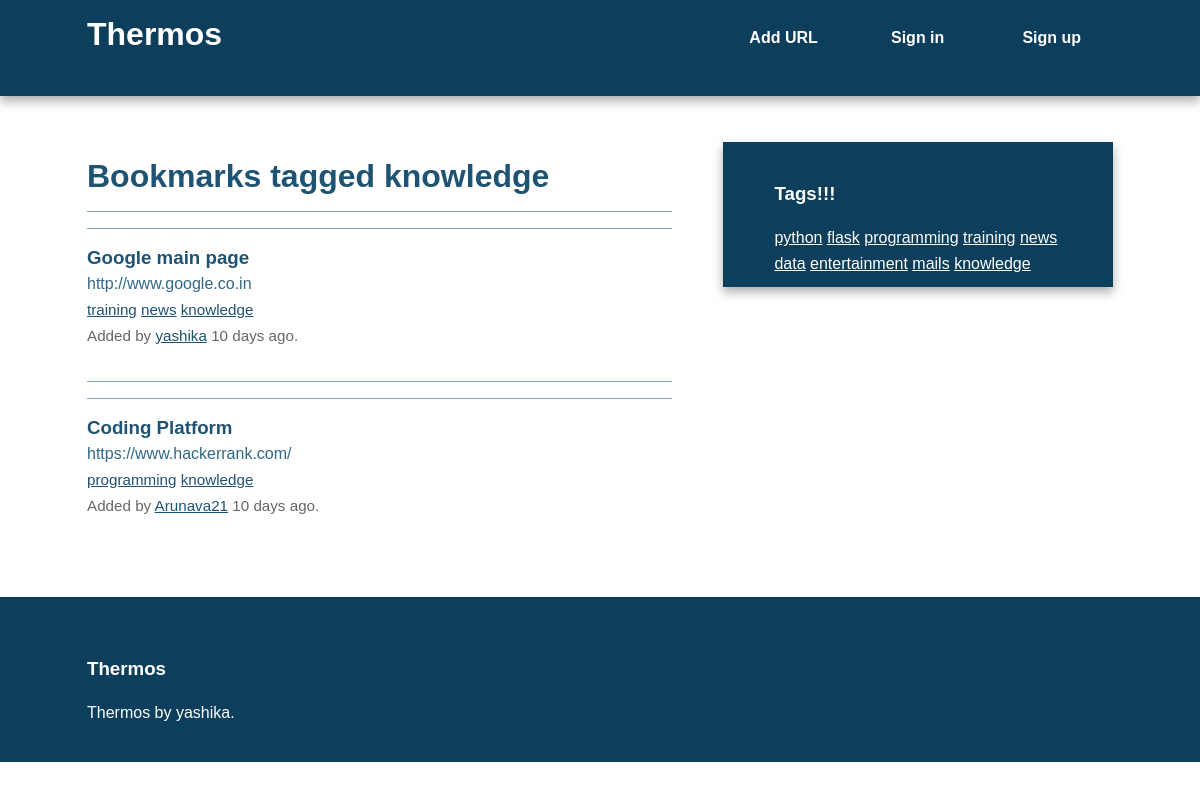
/bookmarks/tag/knowledge, run on the app's committed database.
### thermos/models.py (models this page shows, shortened)
class Tag(db.Model):
	id = db.Column(db.Integer, primary_key=True)
	name = db.Column(db.String(25), nullable=False, unique=True, index=True)
	@staticmethod
	def all():
		return Tag.query.all()
	def __repr__(self):
		return self.name

class Bookmark(db.Model):
	id = db.Column(db.Integer, primary_key=True)
	url = db.Column(db.Text, nullable=False)
	date = db.Column(db.DateTime, default=datetime.utcnow)
	description = db.Column(db.String(300))
	user_id = db.Column(db.Integer, db.ForeignKey('user.id'), nullable=False)
	_tags = db.relationship('Tag', secondary=tags, lazy='joined', backref=db.backref('bookmarks', lazy='dynamic'))
	@property
	def tags(self):
		return ",".join([t.name for t in self._tags])
	@tags.setter
	def tags(self, string):
		if string:
			self._tags = [Tag.get_or_create(name) for name in string.split(',')]
		else:
			self._tags = []

class User(db.Model, UserMixin):
	id = db.Column(db.Integer, primary_key=True)
	username = db.Column(db.String(80), unique=True)
	email = db.Column(db.String(120), unique=True)
	bookmarks = db.relationship('Bookmark', backref='user', lazy='dynamic')
	password_hash = db.Column(db.String)
	@property
	def password(self):
		raise AttributeError('password: write-only field')

### thermos/bookmarks/views.py (the view)
@bookmarks.route('/tag/<name>')
def tag(name):
	tag = Tag.query.filter_by(name=name).first_or_404()
	return render_template('tag.html', tag=tag)

### thermos/main/views.py (called while the page is built)
@main.app_context_processor
def inject_tags():
	return dict(all_tags=Tag.all)

### thermos/templates/tag.html (shortened to what this page needs)
{% extends "base.html" %}
{% block content %}
	<article>
		<header>
			<h1>Bookmarks tagged {{ tag }}</h1>
			{% if tag.bookmarks.count() > 0 %}
				{% with bookmarks=tag.bookmarks %}
					{% include "bookmark_list.html" %}
				{% endwith %}
			{% else %}
				There are no bookmarks with this tag.
			{% endif %}
		</header>
	</article>
{% endblock %}

### thermos/templates/base.html (shortened to what this page needs)
<!doctype html>
<html class="no-js" lang="">
    <head>
        {% block styles %}
            <link rel="stylesheet" href="{{ url_for('static', filename='css/normalize.min.css') }}">
            <link rel="stylesheet" href="{{ url_for('static', filename='css/main.css') }}">
        {% endblock %}
    </head>
    <body>
        <div class="header-container">
            <header class="wrapper clearfix">
                <a href="{{ url_for('main.index') }}"><h1 class="title">Thermos</h1></a>
                <nav>
                    <ul>
                        <li><a href="{{ url_for('bookmarks.add') }}">Add URL</a></li>
                        {% if current_user.is_authenticated %}
                            <li><a href="{{ url_for('bookmarks.user', username=current_user.username) }}">My Links</a></li>
                            <li><a href="{{ url_for('auth.logout') }}">Sign out</a></li>
                        {% else %}
                            <li><a href="{{ url_for('auth.login') }}">Sign in</a></li>
                            <li><a href="{{ url_for('auth.signup') }}">Sign up</a></li>
                        {% endif %}
                    </ul>
                </nav>
            </header>
        </div>
        <div class="main-container">
            <div class="main wrapper clearfix">
                {% block content %}
                {% endblock %}
                {% block sidebar %}
                    <aside>
                        <h3>Tags!!!</h3>
                            {% for t in all_tags() %}
                                <a href="{{ url_for('bookmarks.tag', name=t) }}">{{ t }}</a>
                            {% endfor %}
                    </aside>
                {% endblock %}
            </div>
        </div>
        <div class="footer-container">
            <footer class="wrapper">
                <h3>Thermos</h3>
                <p>Thermos by yashika.</p>
            </footer>
        </div>
    </body>
</html>

### thermos/templates/bookmark_list.html
<ul class="bookmarks" >
	{% for bookmark in bookmarks %}
		<li>
			{% include "bookmark.html" %}
		</li>
	{% endfor %}
</ul>

### thermos/templates/bookmark.html (shortened to what this page needs)
<div class="bookmark">
	<a class="header" href="{{ bookmark.url }}">
		<h3 class ="description">
			{{ bookmark.description|truncate(50, killwords=True) }}
		</h3>
		<span class ="url">
			{{ bookmark.url|truncate(50, killwords=True) }}
		</span>
	</a>
	<div class ="info">
		<span class="tags">
			{% if bookmark.tags %}
				{% for t in bookmark._tags %}
					<a href="{{ url_for('bookmarks.tag', name=t) }}">{{ t }}</a>
				{% endfor %}
			{% else %}No tags.
			{% endif %}
		</span>
		<br>
		Added by <a href="{{ url_for('bookmarks.user', username=bookmark.user.username) }}">{{ bookmark.user.username}}</a>
		{{ moment(bookmark.date).fromNow() }}.
	</div>
</div>

### thermos/static/css/main.css (style rules this page uses)
html, button, input, select, textarea { color: #222; }
html { font-size: 1em; line-height: 1.4; }
body { font: 16px/26px Helvetica, Helvetica Neue, Arial; }
.wrapper { width: 90%; margin: 0 5%; }
.header-container { border-bottom: 20px solid #0D3E5B; }
.footer-container, .main aside { border-top: 20px solid #0D3E5B; }
.header-container, .footer-container, .main aside { background: #0D3E5B; }
.title { color: white; }
nav ul { margin: 0; padding: 0; list-style-type: none; }
nav a { display: block; margin-bottom: 10px; padding: 15px 0; text-align: center; text-decoration: none; font-weight: bold; color: white; background: #0D3E5B; }
.main { padding: 30px 0; }
.main article h1 { font-size: 2em; }
.main aside { color: white; padding: 0px 5% 10px; }
.footer-container footer { color: white; padding: 20px 0; }
a, a:visited { color: #1E5373; }
aside a { color: white; }
h1, h2, h3, h4, h5, h6 { color: #1E5373; }
.main aside h3, footer h3, footer a, footer a:visited { color: white; }
ul.bookmarks { list-style: none none; padding-left: 0; }
.bookmark { padding-bottom: .5em; border-top: 1px solid #7EA6BF; padding: 1em 0; }
ul.bookmarks li { padding-bottom: .5em; border-top: 1px solid #7EA6BF; padding: 1em 0; }
a.header { color: #326786; text-decoration: none; display: block; }
a.header h3 { margin: 0 0; }
div.info { font-size: .95em; color: #666666; }
@media only screen and (min-width: 480px) { nav a { float: left; width: 27%; margin: 0 1.7%; padding: 25px 2%; margin-bottom: 0; } }
@media only screen and (min-width: 480px) { nav li:first-child a { margin-left: 0; } }
@media only screen and (min-width: 480px) { nav li:last-child a { margin-right: 0; } }
@media only screen and (min-width: 480px) { nav ul li { display: inline; } }
@media only screen and (min-width: 768px) { .header-container, .main aside { -webkit-box-shadow: 0 5px 10px #aaa; -moz-box-shadow: 0 5px 10px #aaa; box-shadow: 0 5px 10px #aaa; } }
@media only screen and (min-width: 768px) { .title { float: left; } }
@media only screen and (min-width: 768px) { nav { float: right; width: 38%; } }
@media only screen and (min-width: 768px) { .main article { float: left; width: 57%; } }
@media only screen and (min-width: 768px) { .main aside { float: right; width: 28%; } }
@media only screen and (min-width: 1140px) { .wrapper { width: 1026px; margin: 0 auto; } }
.clearfix:before, .clearfix:after { content: " "; display: table; }
.clearfix:after { clear: both; }
.clearfix { *zoom: 1; }

### data on the page
Tag: name "knowledge"
Bookmark: description "Google main page", url "http://www.google.co.in", user.username "yashika", date "10 days ago"
Tag: name "training"
Tag: name "news"
Bookmark: description "Coding Platform", url "https://www.hackerrank.com/", user.username "Arunava21", date "10 days ago"
Tag: name "programming"
Tag: name "python"
Tag: name "flask"
Tag: name "data"
Tag: name "entertainment"
Tag: name "mails"
